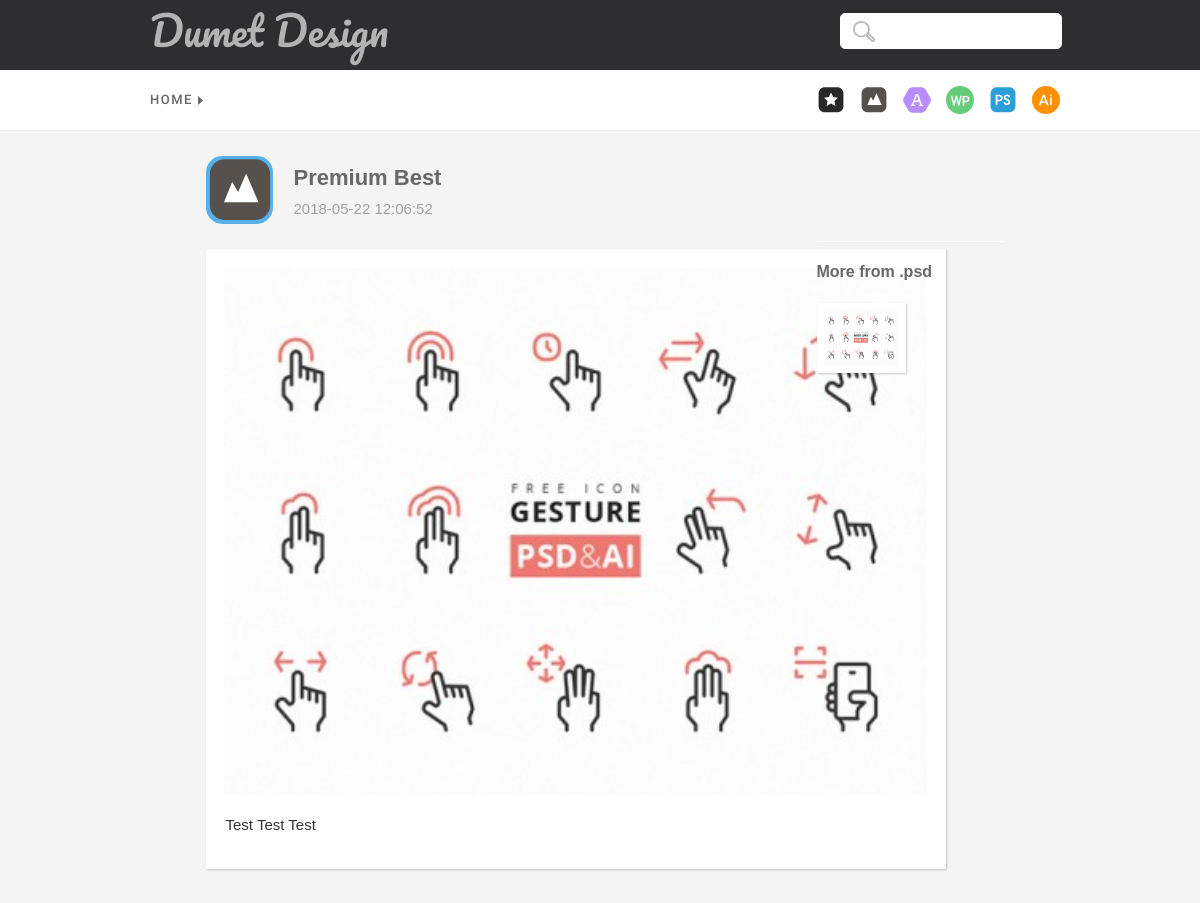
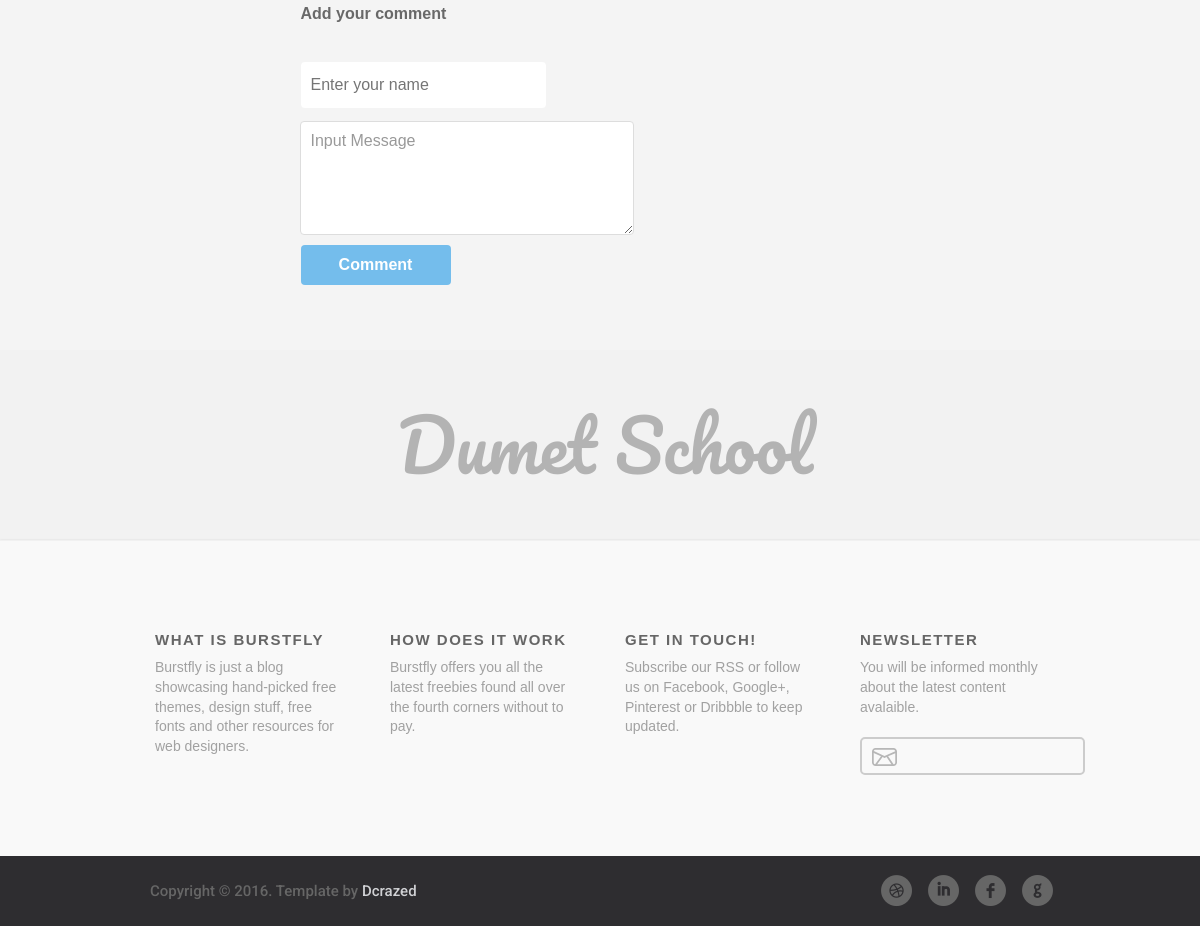
The page /index.php?detail=23&category=2 on the database its author committed (2 pictures, top to bottom).
### tables this page shows
CREATE TABLE `category` (
  `id` int(11) NOT NULL,
  `category_name` varchar(255) NOT NULL,
  `icon` varchar(255) NOT NULL
);

CREATE TABLE `post` (
  `id` int(11) NOT NULL,
  `category_id` int(11) NOT NULL,
  `title` varchar(255) NOT NULL,
  `description` text NOT NULL,
  `image` varchar(255) NOT NULL,
  `user` varchar(255) NOT NULL,
  `date` datetime NOT NULL
);

### includes/detail.php (the view, shortened to what this page needs)
<?php
$post_id     = $_GET["detail"];
$category_id = $_GET["category"];
$query_post  = mysqli_query($connect, "SELECT post.*, category.icon FROM post, category
                                       WHERE category.id = post.category_id AND post.id = '$post_id'");
$row_post    = mysqli_fetch_array($query_post);
$query_more    = mysqli_query($connect, "SELECT * FROM post
                                         WHERE category_id = '$category_id'
                                         ORDER BY id DESC LIMIT 4");
?>
        <div class="container object">
			<div id="main-container-image">
                <div class="title-item">
                	<div class="title-icon"><img src="img/<?php echo $row_post["icon"]?>" width="68"></div>
                    <div class="title-text"><?php echo $row_post["title"]?></div>
                    <div class="title-text-2"><?php echo $row_post["date"]?></div>
                </div>
     			<div class="work">
					<figure class="white">
						<img src="img/<?php echo $row_post["image"]?>" alt="" />
                        <div id="wrapper-part-info">
                            <p class="text-desc pcolor"><?php echo $row_post["description"]?></p>
						</div>
                    </figure>
                </div>
                <div class="wrapper-text-description">
                    <div class="wrapper-morefrom">
                       	<div class="text-morefrom">More from .psd</div>
                            <div class="image-morefrom">
                            <?php if(mysqli_num_rows($query_more)>0) { ?>
                                <?php $no = 1; ?>
                                <?php while($row_more=mysqli_fetch_array($query_more)) { ?>
                            	    <a href="index.php?detail=<?php echo $row_more["id"] ?>&category=<?php echo $row_more["category_id"] ?>">
                                    <div class="image-morefrom-<?php echo $no; ?>">
                                        <img src="img/<?php echo $row_more["image"] ?>" alt="" width="430" height="330"/>
                                    </div></a>
                                <?php $no++; } ?>
                            <?php $no = 0; } ?>
                            </div>
                        </div>
                    </div>
                <div class="post-send">
                    <div id="main-post-send">
                        <div id="title-post-send">Add your comment</div>
                            <form id="contact" action="" method="post">
                                <p><input type="text" id="name" name="name" placeholder="Enter your name"></p>
                                <fieldset>
                                    <p><textarea id="message" name="comment" maxlength="500" placeholder="Input Message" tabindex="5" cols="30" rows="4"></textarea></p>
                                </fieldset>
                                <div style="text-align:center;"><input type="submit" name="submit" value="Comment" /></div>
                            </form>
                        </div>
                    </div>
                </div>
			</div>
		</div>

### includes/navbar.php
<?php
$query  = mysqli_query($connect, "SELECT * FROM category ORDER BY id DESC");
?>
    <div id="wrapper-navbar">
		<div class="navbar object">
    		<div id="wrapper-sorting">
                <div id="wrapper-title-1">
                    <a href="index.php?home"><div class="top-rated object">Home</div></a>
                	<div id="fleche-nav-1"></div>
        		</div>
            </div>
            <div id="wrapper-button-icon">
            <?php if(mysqli_num_rows($query)>0) { ?>
              <?php while($row=mysqli_fetch_array($query)) { ?>
            	<div class="button-category">
                    <a href="index.php?category=<?php echo $row["id"]?>">
                        <img src="img/<?php echo $row['icon']?>" alt="<?php echo $row['category_name']?>" title="<?php echo $row['category_name']?>" height="28" width="28">
                    </a>
                </div>
              <?php } ?>
			<?php } ?>
            </div>
    	</div>
    </div>

### css/index.css (style rules this page uses)
img { vertical-align:bottom; }
a { text-decoration:none; color:#333 }
.object { transition: all 0.25s ease-in-out; -webkit-transition: all 0.25s ease-in-out; -moz-transition: all 0.25s ease-in-out; -o-transition: all 0.25s ease-in-out; }
body,html { padding:0;margin:0; background-color:#F4F4F4; }
#wrapper-navbar { float:left; width:100%; height:0px; background-color:#FFF; border-bottom:solid #EDEDED 1px; opacity:0; }
.navbar { position:relative; width:1200px; left:50%; margin-left:-600px; height:100%; top:0; }
.top-rated,.recent,.oldies { float:left; text-align:left; font-family: 'Roboto',sans-serif; font-size: 13px; height:40px; line-height:40px; margin-top:10px; cursor:pointer; -webkit-font-smoothing: antialiased; -moz-osx-font-smoothing: grayscale; text-transform: uppercase; letter-spacing:1.5px; }
.top-rated { color:#666;margin-left:15px;font-weight:500; }
#fleche-nav-1,#fleche-nav-2,#fleche-nav-3 { float:left; margin-top:26px; background: url(img/fleche-nav.svg) no-repeat ; width:5px; height:10px; margin-left:5px; }
#wrapper-button-icon { display:block; }
.button-category { float:right; width:28px; height:28px; margin-top:16px; margin-right:15px; cursor:pointer; opacity:1; transition: all 0.2s ease-in-out; -webkit-transition: all 0.2s ease-in-out; -moz-transition: all 0.2s ease-in-out; -o-transition: all 0.2s ease-in-out; -ms-transition: all 0.2s ease-in-out; }
.button-category img { width:100%;height:100%; }
.container,.container-footer { position:relative; width: 1200px; margin-left:-600px; left:50%; }
#main-container-image { float:left; width:100%; height:auto; background-color:#F4F4F4; margin-top:25px; opacity:0; }
.work figure { float:left; width:calc(100% / 4 - 30px); height:auto; line-height:auto; position: relative; padding: 0 !important; margin: 15px; transition: all 0.3s ease-in-out; -webkit-transition: all 0.3s ease-in-out; -moz-transition: all 0.3s ease-in-out; -o-transition: all 0.3s ease-in-out; -ms-transition: all 0.3s ease-in-out; -webkit-box-shadow: 1px 1px 2px 0px rgba(0,0,0,0.2); -moz-box-shadow: 1px 1px 2px 0px rgba(0,0,0,0.2); box-shadow: 1px 1px 2px 0px rgba(0,0,0,0.2); background-color:#FFF; }
#wrapper-part-info { position:relative; width:100%; height:44px; background-color:#FFFFFF; }
@media only screen and (max-width: 1200px) { #main-header,.navbar,.container,.container-footer,.thank,.oldnew,.copyright { width:940px; margin-left:-465px; } }
@media only screen and (max-width: 1200px) { .work figure { width:calc(100% / 3 - 30px); } }

### rows shown on the page
category: icon (picture)
category: icon (picture)
category: icon (picture)
category: icon (picture)
category: icon (picture)
category: icon (picture)
post: category.icon (picture), title "Premium Best", date "2018-05-22 12:06:52", image (picture), description "Test Test Test"
